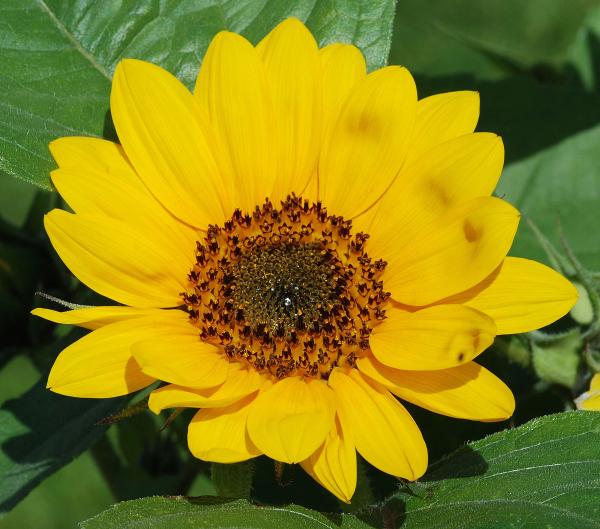
#> input picture Images/himawari.jpg, 1200 x 1058 px (shown at 1/2 size); its folder holds only this picture in this run
$ python -i ImgTKinter.py   (imports and definitions only)   (older library calls are emulated)
#> lines starting #> are read from the running program, lines starting #| are printed output that depends on the picture
### ImgMod.py
from PIL import Image, ImageTk
import random as rd
import copy as cp

class IMAGE_TREAT:

    def __init__(self, _image):
#> called with _image = 'Images/himawari.jpg'
        try:
            self._image = Image.open(_image)
#> self._image is the input picture: PIL image 1200x1058 RGB; mean R, G, B 136.4, 127.8, 19.7
            self._copy = cp.copy(self._image)
            self.width, self.height = self._image.size
#> self.width = 1200; self.height = 1058
        except:
            print("Error")

    def show(self):
        self._image.show()

    # [45 lines left out: functions grayscale, randomSubstract, randomIndex, rotate, negative, not called in this run]

### ImgTKinter.py
from ImgMod import IMAGE_TREAT
from tkinter import *
from tkinter.filedialog import askopenfilename
from PIL import Image, ImageTk

def FenetreTkinter(image : str):
    global ImgCanvas, _classImage

    # Creer une fenetre
    window = Tk()
    _classImage = IMAGE_TREAT(image)

    # personnaliser la fenetre
    window.title("ShaFX - Image Treatment")
    window.geometry("720x420")
    window.resizable(width=False, height=False)
    window.config(bg='#d9d7cc')

    """
    Work Zone
    """
    #File function
    # FIXME : Permettre le changement de fichier
    def changeFile():
        global _classImage, my_Img, Img_resized, Img, ImgCanvas
        _nomFichier = askopenfilename()
        print(_nomFichier)
        _classImage = IMAGE_TREAT(_nomFichier)

        my_Img = Image.open(_nomFichier)
        Img_resized = my_Img.resize((400, 400), Image.ANTIALIAS)
        Img = ImageTk.PhotoImage(Img_resized)
        ImgCanvas.create_image(1, 1, anchor='nw', image=Img)

    # Grille pour bouton en général
    Button_grid = Frame(window, bg='#d9d7cc')
    Button_grid.pack(ipadx=420 // 5, ipady=720, side='left')

    # Bouton pour fichier
    Button_file = Button(Button_grid, text='Select File',bd = 5 ,bg='white', relief='groove', command=changeFile)
    Button_file.pack(ipady=10, padx=10, pady=5, fill='both')

    # Boutons De Traitement
    Button_Display = Frame(Button_grid, bg='#bfb495', bd=3, relief='groove')
    Button_Display.pack(padx=10, pady=5, fill='both', expand=True)

    Button1 = Button(Button_Display, text='Grayscale', bd=3, command=lambda:_classImage.grayscale())
    Button1.pack(fill='both', pady=2, padx=5, expand=True)

    Button2 = Button(Button_Display, text='Random Substract', bd=3, command=lambda:_classImage.randomSubstract())
    Button2.pack(fill='both', pady=2, padx=5, expand=True)

    Button3 = Button(Button_Display, text='Random Index', bd=3, command=lambda:_classImage.randomIndex())
    Button3.pack(fill='both', pady=2, padx=5, expand=True)

    Button4 = Button(Button_Display, text='Rotate 90', bd=3, command=lambda:_classImage.rotate())
    Button4.pack(fill='both', pady=2, padx=5, expand=True)

    Button5 = Button(Button_Display, text='Negative', bd=3, command=lambda:_classImage.negative())
    Button5.pack(fill='both', pady=2, padx=5, expand=True)

    Button6 = Button(Button_Display, text='Show', bd=3, command=lambda:_classImage.show())
    Button6.pack(fill='both', pady=2, padx=5, expand=True)

    # Image
    Image_Display = Frame(window, bg='#827f78', bd=3, relief='groove')
    Image_Display.pack(ipadx=100, ipady=100, padx=5, pady=5, side='right', fill='both', expand=True)

    ImgCanvas = Canvas(Image_Display, width=720, height=420)
    ImgCanvas.pack(padx=2, pady=2)

    my_Img = Image.open(image)
    Img_resized = my_Img.resize((400, 400), Image.ANTIALIAS)
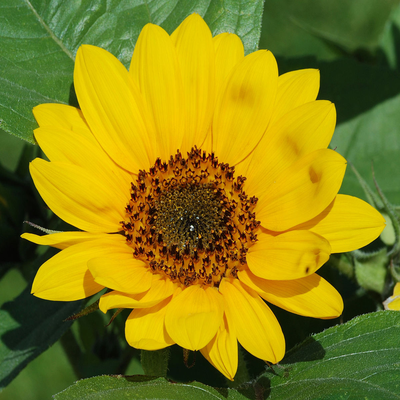
#> Img_resized: PIL image 400x400 RGB; mean R, G, B 136.4, 127.8, 19.7
    Img = ImageTk.PhotoImage(Img_resized)

    ImgCanvas.create_image(1, 1, anchor='nw', image=Img)

    # afficher la fenetre
    window.mainloop()

>>> result = FenetreTkinter('Images/himawari.jpg')

$ run again, on Images/kabukicho.jpg
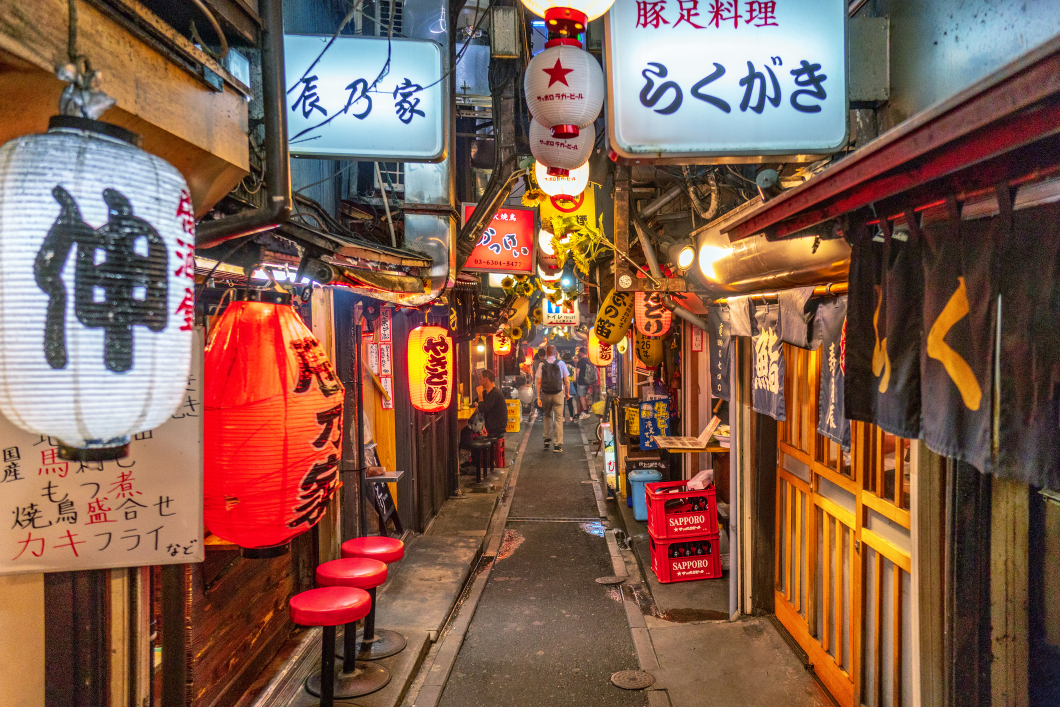
#> input picture Images/kabukicho.jpg, 2120 x 1414 px (shown at 1/2 size)
#> in __init__, self._image is the input picture: PIL image 2120x1414 RGB; mean R, G, B 130.4, 94.5, 77.9
#> in FenetreTkinter, `Img_resized = my_Img.resize((400, 400), Image.ANTIALIAS)`:
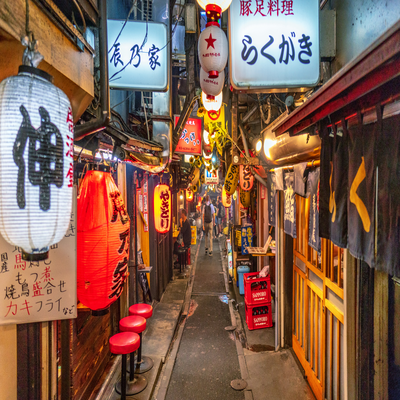
#> Img_resized: PIL image 400x400 RGB; mean R, G, B 130.4, 94.5, 77.9
